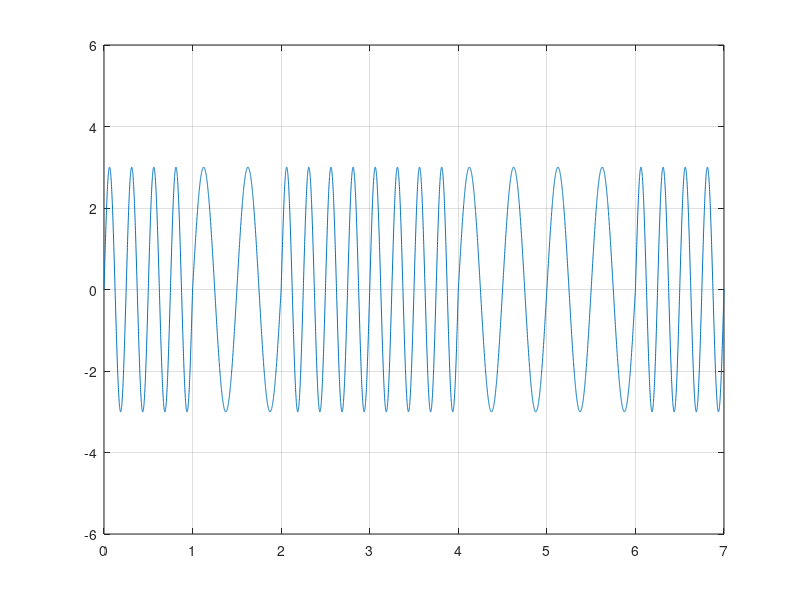

Here is the MATLAB script that generated this plot:
clc;
clear all;
close all;

bits = [ 1 0 1 1 0 0 1 ];

#...modulation
bitrate = 1;

sampling_rate = 1000;
sampling_time = 1/sampling_rate;

end_time = length(bits)/bitrate;
time = 0:sampling_time:end_time;

a= 3; #...Amplitude

signal_one = a*sin(2*pi*4*time);
modulation = a*sin(2*pi*2*time);

index = 1;

for i=1:length(time)
	if bits(index) == 1
		modulation(i) = signal_one(i);
	end
	if time(i)*bitrate >= index
		index = index + 1;
	end
endfor

plot(time, modulation)
axis([0 end_time -2*a 2*a]);
grid on;

# demodulation

index = 1;

for i = 1:length(time)
	demodulation(index) = 1;
	if modulation(i) != signal_one(i)
		demodulation(index) = 0;
	end
	if time(i)*bitrate >= index
        index = index+1;
    end
endfor

disp(demodulation);

